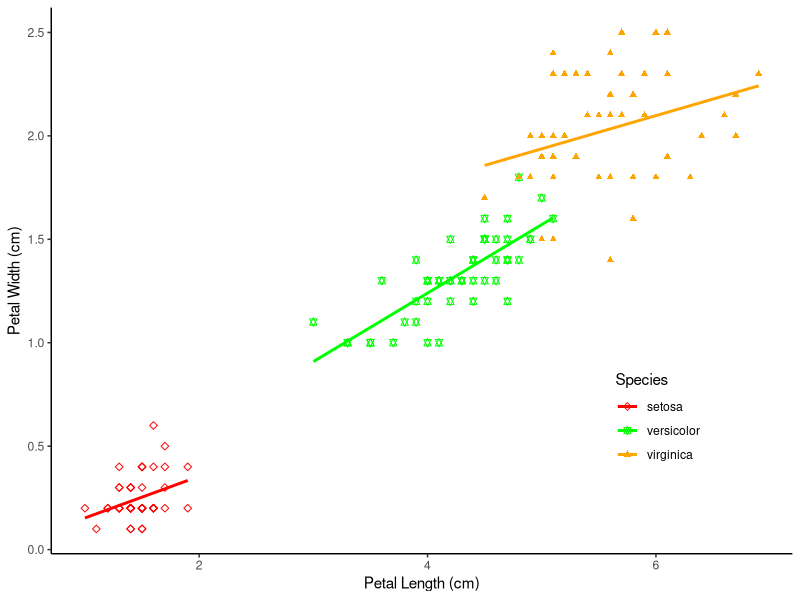

This figure's R source:
## ---- chunk 1
library(tidyverse)
library(ggthemes)

data(iris)
glimpse(iris)

### I will perform a linear regression analysis between petal length and petal width
# Two variables: Species and petal witdh
# Simple regression
# Plot: scatterplot

petal.width.species.lm <- lm(Petal.Width~Petal.Length, data=iris)
summary(petal.width.species.lm)

p <- ggplot(data=iris, aes(x=Petal.Length, y=Petal.Width, color=Species, na.rm = T)) +
  geom_point(aes(shape = Species), size = 1.5) +
  guides(color = guide_legend(title = "Species")) +
  scale_shape_manual(values = c(5,11,17)) +
  scale_color_manual(values = c(setosa="red", versicolor="green", virginica="orange")) +
  stat_smooth(method = "lm", se = F) +
  xlab("Petal Length (cm)") +
  ylab("Petal Width (cm)") +
  theme_classic() +
  theme(
    legend.position = c(.75, .35),
    legend.justification = c("left", "top"),
    legend.box.just = "left",
    legend.margin = margin(6, 6, 6, 6))
p


